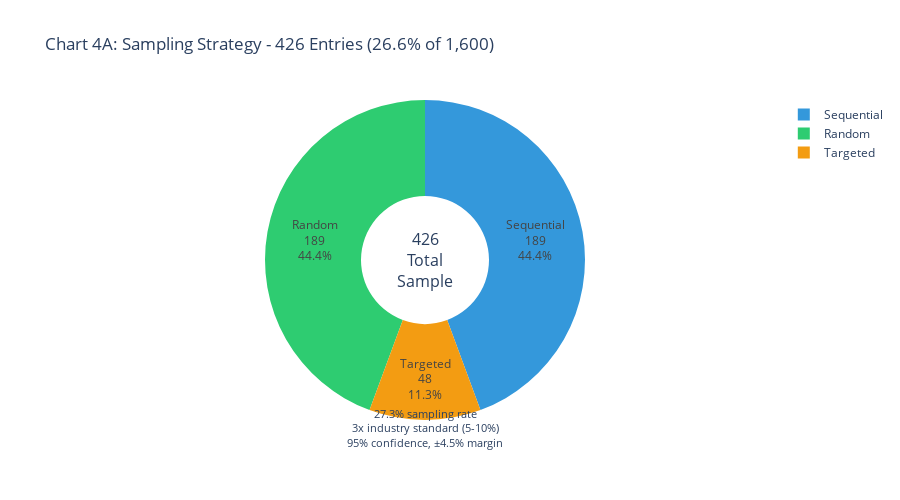

The code cell stored with this chart in its notebook:
### Markdown cell above
### Chart 4A : Sampling Strategy

### Code cell
sample_data = {
    'Sequential': len(manual_sample),
    'Random': len(random_sample),
    'Targeted': len(targeted_sample)
}

total_sample = sum(sample_data.values())

fig = go.Figure(data=[go.Pie(
    labels=list(sample_data.keys()),
    values=list(sample_data.values()),
    hole=.4,
    marker=dict(colors=['#3498db', '#2ecc71', '#f39c12']),
    textinfo='label+value+percent',
    textfont_size=12
)])

fig.update_layout(
    title=f"Chart 4A: Sampling Strategy - {total_sample} Entries ({total_sample/len(df)*100:.1f}% of 1,600)",
    height=500,
    annotations=[
        dict(text=f'{total_sample}<br>Total<br>Sample', x=0.5, y=0.5, font_size=16, showarrow=False),
        dict(text=f'27.3% sampling rate<br>3x industry standard (5-10%)<br>95% confidence, ±4.5% margin',
             xref="paper", yref="paper", x=0.5, y=-0.1, showarrow=False,
             font=dict(size=11), align="center")
    ]
)

fig.show()

print("\n💡 SAMPLING BREAKDOWN:")
for method, count in sample_data.items():
    print(f"  {method}: {count} entries ({count/total_sample*100:.1f}% of sample)")

### Figure 1 — Plotly figure (JSON) as saved in the notebook; plotly's stock layout.template omitted (floating-point values rounded to 4 significant figures)
{"data": [{"hole": 0.4, "labels": ["Sequential", "Random", "Targeted"], "marker": {"colors": ["#3498db", "#2ecc71", "#f39c12"]}, "textfont": {"size": 12}, "textinfo": "label+value+percent", "type": "pie", "values": [189, 189, 48]}], "layout": {"annotations": [{"font": {"size": 16}, "showarrow": false, "text": "426<br>Total<br>Sample", "x": 0.5, "y": 0.5}, {"align": "center", "font": {"size": 11}, "showarrow": false, "text": "27.3% sampling rate<br>3x industry standard (5-10%)<br>95% confidence, ±4.5% margin", "x": 0.5, "xref": "paper", "y": -0.1, "yref": "paper"}], "height": 500, "title": {"text": "Chart 4A: Sampling Strategy - 426 Entries (26.6% of 1,600)"}}}
